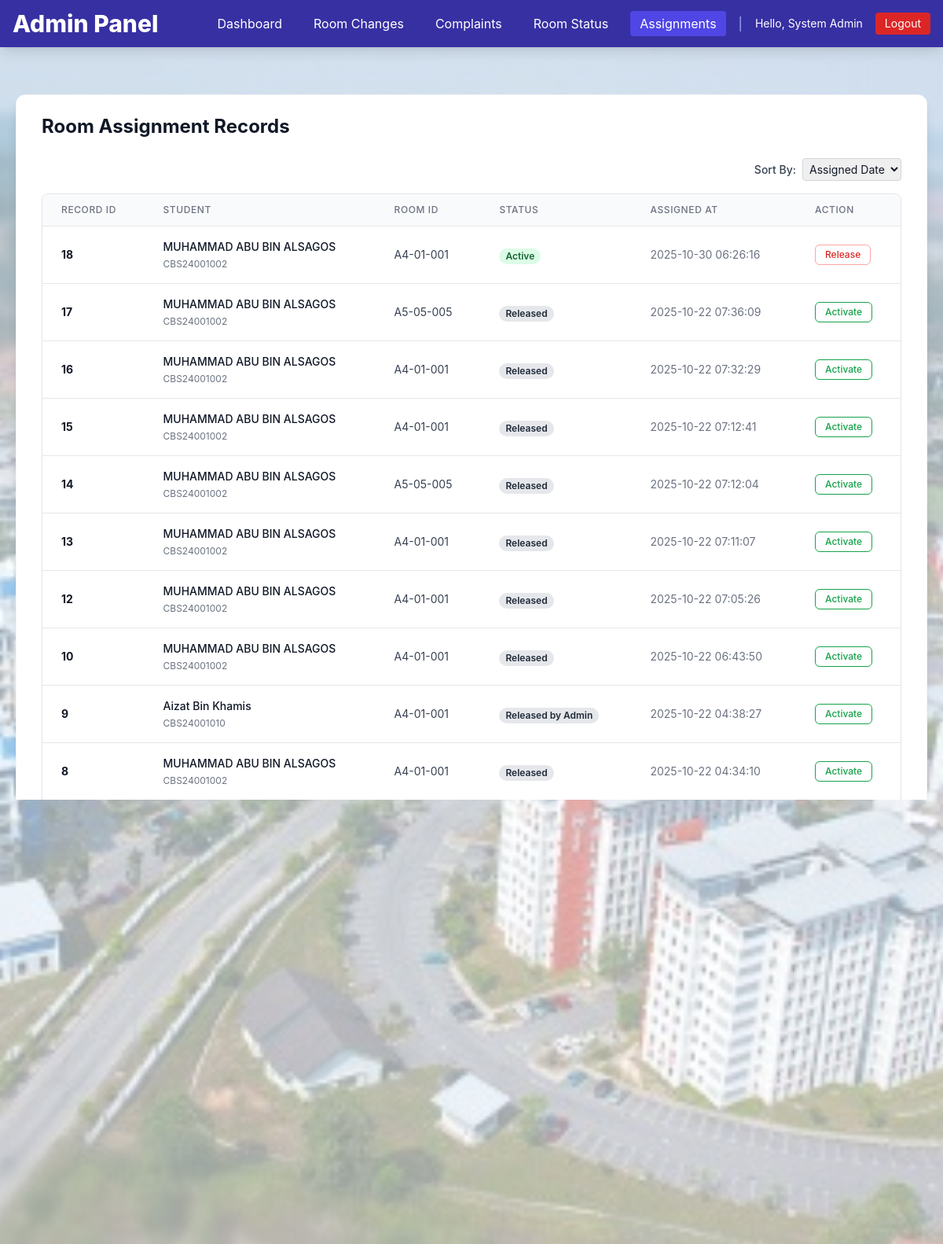
/admin_assignment_records.php (signed in), run on the app's committed database.
### tables this page shows
CREATE TABLE `student_rooms` (
  `sr_id` int(11) NOT NULL,
  `student_id` varchar(50) NOT NULL,
  `room_identifier` varchar(20) NOT NULL,
  `semester` varchar(50) DEFAULT NULL,
  `status` varchar(50) DEFAULT 'Active',
  `assigned_at` timestamp NOT NULL DEFAULT current_timestamp(),
  `released_at` timestamp NULL DEFAULT NULL
);

CREATE TABLE `users` (
  `student_id` varchar(50) NOT NULL,
  `full_name` varchar(200) NOT NULL,
  `email` varchar(255) NOT NULL,
  `phone` varchar(30) DEFAULT NULL,
  `password` varchar(255) NOT NULL,
  `role` varchar(20) NOT NULL,
  `gender` varchar(10) DEFAULT NULL,
  `created_at` timestamp NOT NULL DEFAULT current_timestamp(),
  `updated_at` timestamp NOT NULL DEFAULT current_timestamp() ON UPDATE current_timestamp()
);

### conn.php (called while the page is built, shortened)
<?php
$host = 'localhost';
$user = 'root';
$pass = '';
$dbname = 'hostel';
$conn = new mysqli($host, $user, $pass, $dbname);
function getRoomRegisterRecords($sort_by = 'assigned_at') {
    global $conn;
    $allowed_columns = ['sr_id', 'student_id', 'room_identifier', 'semester', 'assignment_status', 'assigned_at', 'released_at'];
    $order_column = in_array($sort_by, $allowed_columns) ? $sort_by : 'assigned_at';
    $order_direction = 'DESC';
    $query = "SELECT sr.sr_id, sr.student_id, sr.room_identifier, sr.semester, sr.status as assignment_status, sr.assigned_at, sr.released_at, u.full_name
              FROM student_rooms sr
              JOIN users u ON sr.student_id = u.student_id
              ORDER BY $order_column $order_direction";
    $result = $conn->query($query);
    $data = [];
    if ($result) {
        while ($row = $result->fetch_assoc()) {
            $data[] = $row;
        }
    }
    return $data;
}
?>

### admin_assignment_records.php (the view, shortened to what this page needs)
<?php
require_once 'conn.php';
$sort_by = $_GET['sort'] ?? 'assigned_at';
$register_records = getRoomRegisterRecords($sort_by);
?>
<!DOCTYPE html>
<html lang="en">
<head>
    <script src="https://cdn.tailwindcss.com"></script>
    <link href="https://cdnjs.cloudflare.com/ajax/libs/font-awesome/6.0.0/css/all.min.css" rel="stylesheet">
    <link rel="stylesheet" href="style.css">
</head>
<body class="bg-gray-50 text-gray-900 m-0 p-0">
    <?php include 'admin_nav.php';  ?>
    <div class="max-w-7xl mx-auto my-10 p-5">
    <div class="bg-white rounded-xl shadow-lg border border-gray-100 overflow-hidden">
    <div class="px-8 py-6">
        <h2 class="text-2xl font-bold text-gray-900 mb-6">Room Assignment Records</h2>
        <div class="mb-4 flex justify-end items-center space-x-2">
            <label for="sort-select" class="text-sm font-medium text-gray-700">Sort By:</label>
            <select id="sort-select" onchange="window.location.href='admin_assignment_records.php?sort=' + this.value" class="p-1 border border-gray-300 rounded text-sm">
                <option value="assigned_at" <?php echo $sort_by === 'assigned_at' ? 'selected' : ''; ?>>Assigned Date</option>
            </select>
        </div>
        <div class="overflow-x-auto bg-white border border-gray-200 rounded-lg shadow-sm">
            <table class="min-w-full divide-y divide-gray-200">
                <thead class="bg-gray-50">
                    <tr>
                        <th class="px-6 py-3 text-left text-xs font-medium text-gray-500 uppercase tracking-wider">Record ID</th>
                        <th class="px-6 py-3 text-left text-xs font-medium text-gray-500 uppercase tracking-wider">Student</th>
                        <th class="px-6 py-3 text-left text-xs font-medium text-gray-500 uppercase tracking-wider">Room ID</th>
                        <th class="px-6 py-3 text-left text-xs font-medium text-gray-500 uppercase tracking-wider">Status</th>
                        <th class="px-6 py-3 text-left text-xs font-medium text-gray-500 uppercase tracking-wider">Assigned At</th>
                        <th class="px-6 py-3 text-left text-xs font-medium text-gray-500 uppercase tracking-wider">Action</th>
                    </tr>
                </thead>
                <tbody class="bg-white divide-y divide-gray-200">
                    <?php foreach ($register_records as $record): ?>
                        <tr class="hover:bg-gray-50 transition-colors duration-150">
                            <td class="px-6 py-4 whitespace-nowrap text-sm font-bold text-gray-900">
                                <?php echo htmlspecialchars($record['sr_id']); ?></td>
                            <td class="px-6 py-4 whitespace-nowrap">
                                <div class="space-y-1">
                                    <div class="text-sm font-medium text-gray-900">
                                        <?php echo htmlspecialchars($record['full_name']); ?>
                                    </div>
                                    <div class="text-xs text-gray-500">
                                        <?php echo htmlspecialchars($record['student_id']); ?>
                                    </div>
                                </div>
                            </td>
                            <td class="px-6 py-4 whitespace-nowrap text-sm text-gray-700">
                                <?php echo htmlspecialchars($record['room_identifier']); ?>
                            </td>
                            <td class="px-6 py-4 whitespace-nowrap">
                                <span class="px-2 inline-flex text-xs leading-5 font-semibold rounded-full
                                    <?php
                                        if ($record['assignment_status'] === 'Active') echo 'bg-green-100 text-green-800';
                                        elseif (strpos($record['assignment_status'], 'Released') !== false) echo 'bg-gray-200 text-gray-800';
                                        else echo 'bg-yellow-100 text-yellow-800';
                                    ?>">
                                    <?php echo htmlspecialchars($record['assignment_status']); ?>
                                </span>
                            </td>
                            <td class="px-6 py-4 whitespace-nowrap text-sm text-gray-500">
                                <?php echo htmlspecialchars($record['assigned_at']); ?></td>
                            <td class="px-6 py-4 whitespace-nowrap text-sm font-medium">
                                <div class="flex space-x-3">
                                <?php if ($record['assignment_status'] === 'Active'): ?>
                                    <a href="admin_assignment_records.php?action=release&sr_id=<?php echo $record['sr_id']; ?>"
                                       onclick="return confirm('Confirm RELEASE Student <?php echo $record['student_id']; ?> from Room <?php echo $record['room_identifier']; ?>?')"
                                       class="bg-white hover:bg-gray-50 text-red-600 border border-red-300 px-3 py-1 rounded-md text-xs font-medium transition-colors duration-200">
                                       Release
                                    </a>
                                <?php else: ?>
                                    <a href="admin_assignment_records.php?action=activate&sr_id=<?php echo $record['sr_id']; ?>"
                                       onclick="return confirm('Confirm ACTIVATE this assignment for Student <?php echo $record['student_id']; ?>? NOTE: This does NOT check room availability.')"
                                       class="bg-white hover:bg-gray-50 text-green-600 border border-green-600 px-3 py-1 rounded-md text-xs font-medium transition-colors duration-200">
                                       Activate
                                    </a>
                                <?php endif; ?>
                            </td>
                        </tr>
                    <?php endforeach; ?>
                </tbody>
            </table>
        </div>
    </div>
    </div>
    </div>
</body>
</html>

### style.css (style rules this page uses)
body { background: linear-gradient(rgba(255,255,255,0.6), rgba(255,255,255,0.6)), url('images/gmi_bg.jpg') center center / cover no-repeat fixed; font-family: 'Inter', sans-serif; color: #1f2937; min-height: 100vh; margin: 0; }

### admin_assignment_records.php (style rules this page uses)
body { font-family: 'Inter', system-ui, sans-serif; box-sizing: border-box; }

### data on the page
student_rooms: sr_id "18", student.full_name "MUHAMMAD ABU BIN ALSAGOS", student "CBS24001002", room_identifier "A4-01-001", status "Active", assigned_at "2025-10-30 06:26:16"
student_rooms: sr_id "17", student.full_name "MUHAMMAD ABU BIN ALSAGOS", student "CBS24001002", room_identifier "A5-05-005", status "Released", assigned_at "2025-10-22 07:36:09"
student_rooms: sr_id "16", student.full_name "MUHAMMAD ABU BIN ALSAGOS", student "CBS24001002", room_identifier "A4-01-001", status "Released", assigned_at "2025-10-22 07:32:29"
student_rooms: sr_id "15", student.full_name "MUHAMMAD ABU BIN ALSAGOS", student "CBS24001002", room_identifier "A4-01-001", status "Released", assigned_at "2025-10-22 07:12:41"
student_rooms: sr_id "14", student.full_name "MUHAMMAD ABU BIN ALSAGOS", student "CBS24001002", room_identifier "A5-05-005", status "Released", assigned_at "2025-10-22 07:12:04"
student_rooms: sr_id "13", student.full_name "MUHAMMAD ABU BIN ALSAGOS", student "CBS24001002", room_identifier "A4-01-001", status "Released", assigned_at "2025-10-22 07:11:07"
student_rooms: sr_id "12", student.full_name "MUHAMMAD ABU BIN ALSAGOS", student "CBS24001002", room_identifier "A4-01-001", status "Released", assigned_at "2025-10-22 07:05:26"
student_rooms: sr_id "10", student.full_name "MUHAMMAD ABU BIN ALSAGOS", student "CBS24001002", room_identifier "A4-01-001", status "Released", assigned_at "2025-10-22 06:43:50"
student_rooms: sr_id "9", student.full_name "Aizat Bin Khamis", student "CBS24001010", room_identifier "A4-01-001", status "Released by Admin", assigned_at "2025-10-22 04:38:27"
student_rooms: sr_id "8", student.full_name "MUHAMMAD ABU BIN ALSAGOS", student "CBS24001002", room_identifier "A4-01-001", status "Released", assigned_at "2025-10-22 04:34:10"
student_rooms: student.full_name "MUHAMMAD ABU BIN ALSAGOS", student "CBS24001002", room_identifier "A5-05-001", status "Released", assigned_at "2025-10-22 04:33:35"
student_rooms: sr_id "6", student.full_name "MUHAMMAD ABU BIN ALSAGOS", student "CBS24001002", room_identifier "A5-05-005", status "Released", assigned_at "2025-10-22 04:29:36"
student_rooms: student.full_name "MUHAMMAD ABU BIN ALSAGOS", student "CBS24001002", room_identifier "A4-01-001", status "Released", assigned_at "2025-10-22 04:03:38"
student_rooms: sr_id "4", student.full_name "MUHAMMAD ABU BIN ALSAGOS", student "CBS24001002", room_identifier "A4-01-001", status "Released", assigned_at "2025-10-21 07:01:17"
student_rooms: student.full_name "MUHAMMAD ABU BIN ALSAGOS", student "CBS24001002", room_identifier "A4-01-001", status "Released", assigned_at "2025-10-21 06:42:20"
student_rooms: student.full_name "MUHAMMAD ABU BIN ALSAGOS", student "CBS24001002", room_identifier "A4-01-001", status "Released", assigned_at "2025-10-21 06:42:12"
student_rooms: student.full_name "MUHAMMAD ABU BIN ALSAGOS", room_identifier "A4-01-001", assigned_at "2025-10-21 05:29:49"

### other printed values
$_SESSION['full_name'] "System Admin"
